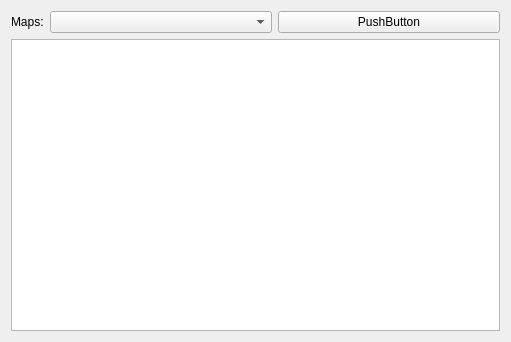
<?xml version="1.0" encoding="UTF-8"?>
<ui version="4.0">
 <class>Form</class>
 <widget class="QWidget" name="Form">
  <property name="geometry">
   <rect>
    <x>0</x>
    <y>0</y>
    <width>511</width>
    <height>342</height>
   </rect>
  </property>
  <property name="windowTitle">
   <string>Form</string>
  </property>
  <layout class="QVBoxLayout" name="verticalLayout">
   <item>
    <layout class="QHBoxLayout" name="horizontalLayout">
     <item>
      <widget class="QLabel" name="label">
       <property name="sizePolicy">
        <sizepolicy hsizetype="Fixed" vsizetype="Preferred">
         <horstretch>0</horstretch>
         <verstretch>0</verstretch>
        </sizepolicy>
       </property>
       <property name="text">
        <string>Maps:</string>
       </property>
      </widget>
     </item>
     <item>
      <widget class="QComboBox" name="comboBoxMaps"/>
     </item>
     <item>
      <widget class="QPushButton" name="pushButton">
       <property name="text">
        <string>PushButton</string>
       </property>
      </widget>
     </item>
    </layout>
   </item>
   <item>
    <widget class="QGraphicsView" name="graphicsView"/>
   </item>
  </layout>
 </widget>
 <resources/>
 <connections/>
</ui>
